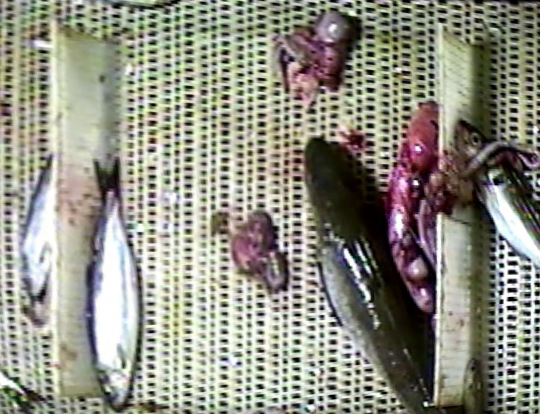
#> input picture data/beltE55.tif, 540 x 414 px
$ python devGetBeltMotionByTemplateMatching.py
#> lines starting #> are read from the running program, lines starting #| are printed output that depends on the picture
#> further down, img0 is the input picture: shape (414, 540, 3); mean B, G, R 131.5, 143.6, 144.3
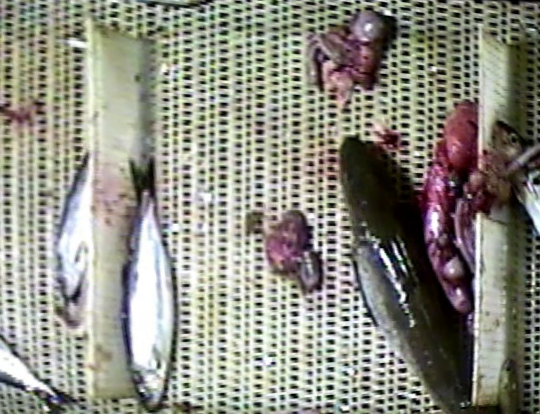
#> input picture data/beltE57.tif, 540 x 414 px
#> further down, img1 is the input picture: shape (414, 540, 3); mean B, G, R 130.3, 140.9, 141.6
# -*- coding: utf-8 -*-
"""
Created on Sat Feb  9 14:11:07 2019

@author: Mark
"""
import cv2

def getBeltMotionByTemplateMatching(img0, img1, max_travel=50):
    """
    09.02.19
    getBeltMotionByTemplateMatching() - find fisheries CCTV belt motion
    input:
        img0, img1 - consecutive video frames
        max_travel - max belt travel (default = +/- 50 pixels)
    output:
        dx - estimate of belt travel (pixels)
    """
#> called with max_travel = 50
    import cv2

    x,y = img0.shape[:2]
#> x = 414; y = 540
    f0 = cv2.cvtColor(img0, cv2.COLOR_BGR2GRAY)
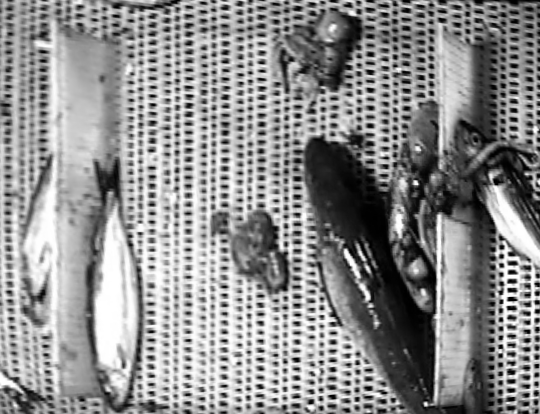
#> f0: shape (414, 540); min 0, max 255, mean 142.4
    f1 = cv2.cvtColor(img1, cv2.COLOR_BGR2GRAY)
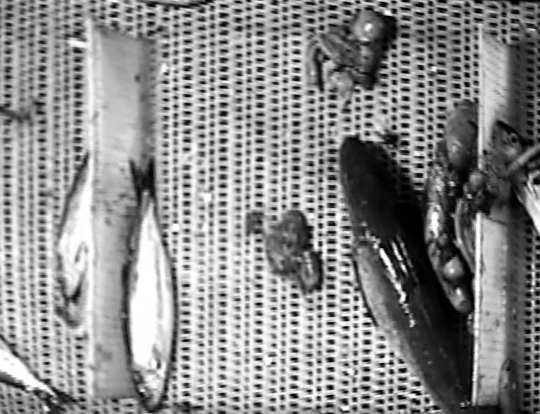
#> f1: shape (414, 540); min 0, max 255, mean 139.9

    startx = max_travel
    stopx = x-max_travel
#> stopx = 364
    template = f0[:,startx:stopx]
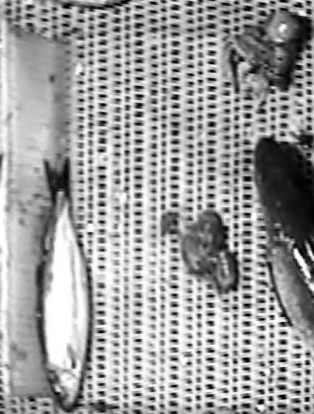
#> template: shape (414, 314); min 0, max 255, mean 158.6

    # Apply template Matching
    res = cv2.matchTemplate(f1,template,cv2.TM_SQDIFF_NORMED)
    min_val, max_val, min_loc, max_loc = cv2.minMaxLoc(res)
#> min_val = 0.0203; max_val = 0.42; min_loc = (85, 0); max_loc = (223, 0)

    dx = min_loc[0] - max_travel
#> dx = 35
    confidence = 1 - min_val
#> confidence = 0.98

    return dx, confidence


if __name__ == '__main__':
    """
    Test stub for getBeltMotionByTemplateMatching
    """

    # read images
    img0 = cv2.imread('../../data/beltE55.tif')
    img1 = cv2.imread('../../data/beltE57.tif')

    x, conf = getBeltMotionByTemplateMatching(img0, img1)
#> x = 35; conf = 0.98

    print('Belt Travel = %s; Confidence = %.2f' % (x, conf))
#| Belt Travel = 35; Confidence = 0.98
